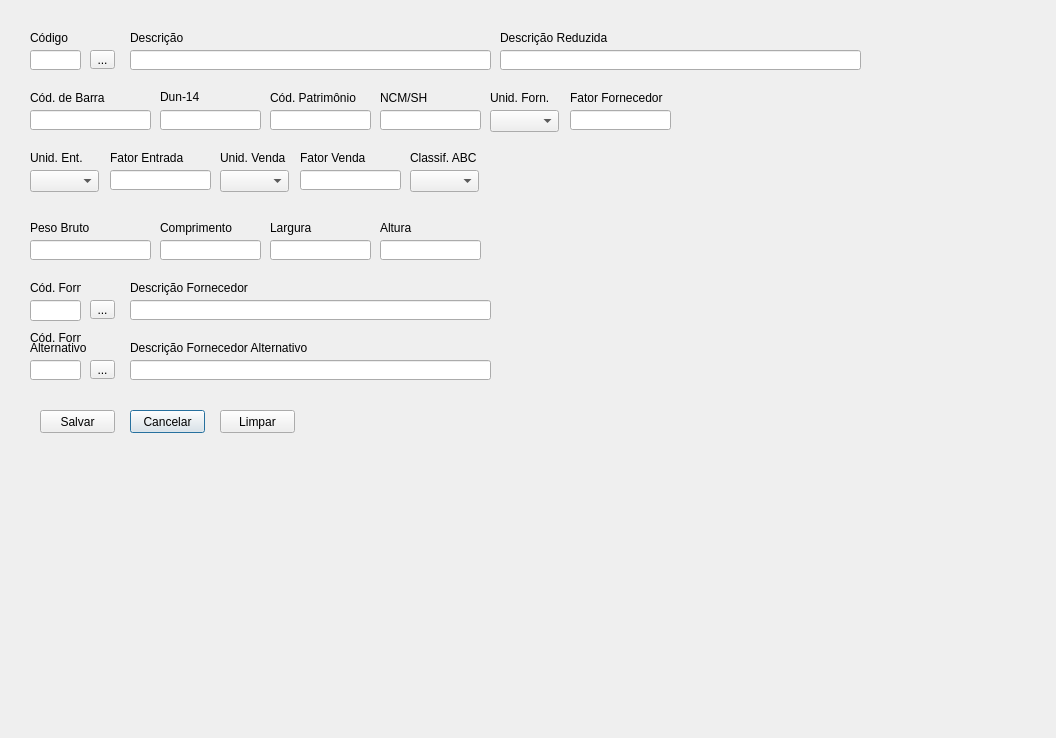
<?xml version="1.0" encoding="UTF-8"?>
<ui version="4.0">
 <class>Dialog</class>
 <widget class="QDialog" name="Dialog">
  <property name="geometry">
   <rect>
    <x>0</x>
    <y>0</y>
    <width>1056</width>
    <height>738</height>
   </rect>
  </property>
  <property name="windowTitle">
   <string>Dialog</string>
  </property>
  <widget class="QLabel" name="label_4">
   <property name="geometry">
    <rect>
     <x>30</x>
     <y>90</y>
     <width>81</width>
     <height>16</height>
    </rect>
   </property>
   <property name="text">
    <string>Cód. de Barra</string>
   </property>
  </widget>
  <widget class="QLineEdit" name="cmpAltura">
   <property name="geometry">
    <rect>
     <x>380</x>
     <y>240</y>
     <width>101</width>
     <height>20</height>
    </rect>
   </property>
  </widget>
  <widget class="QLabel" name="label_22">
   <property name="geometry">
    <rect>
     <x>30</x>
     <y>340</y>
     <width>61</width>
     <height>16</height>
    </rect>
   </property>
   <property name="text">
    <string>Alternativo</string>
   </property>
  </widget>
  <widget class="QLabel" name="label_6">
   <property name="geometry">
    <rect>
     <x>270</x>
     <y>90</y>
     <width>101</width>
     <height>16</height>
    </rect>
   </property>
   <property name="text">
    <string>Cód. Patrimônio</string>
   </property>
  </widget>
  <widget class="QToolButton" name="toolCodForn">
   <property name="geometry">
    <rect>
     <x>90</x>
     <y>300</y>
     <width>25</width>
     <height>19</height>
    </rect>
   </property>
   <property name="text">
    <string>...</string>
   </property>
  </widget>
  <widget class="QToolButton" name="toolCodProd">
   <property name="geometry">
    <rect>
     <x>90</x>
     <y>50</y>
     <width>25</width>
     <height>19</height>
    </rect>
   </property>
   <property name="text">
    <string>...</string>
   </property>
  </widget>
  <widget class="QLineEdit" name="cmpDescricaoFornecedor">
   <property name="geometry">
    <rect>
     <x>130</x>
     <y>300</y>
     <width>361</width>
     <height>20</height>
    </rect>
   </property>
  </widget>
  <widget class="QLabel" name="label_12">
   <property name="geometry">
    <rect>
     <x>300</x>
     <y>150</y>
     <width>91</width>
     <height>16</height>
    </rect>
   </property>
   <property name="text">
    <string>Fator Venda</string>
   </property>
  </widget>
  <widget class="QLineEdit" name="cmpDescricao">
   <property name="geometry">
    <rect>
     <x>130</x>
     <y>50</y>
     <width>361</width>
     <height>20</height>
    </rect>
   </property>
  </widget>
  <widget class="QComboBox" name="comboUnidForn">
   <property name="geometry">
    <rect>
     <x>490</x>
     <y>110</y>
     <width>69</width>
     <height>22</height>
    </rect>
   </property>
  </widget>
  <widget class="QLabel" name="label_7">
   <property name="geometry">
    <rect>
     <x>380</x>
     <y>90</y>
     <width>81</width>
     <height>16</height>
    </rect>
   </property>
   <property name="text">
    <string>NCM/SH</string>
   </property>
  </widget>
  <widget class="QLineEdit" name="cmpCodAlternativo">
   <property name="geometry">
    <rect>
     <x>30</x>
     <y>360</y>
     <width>51</width>
     <height>20</height>
    </rect>
   </property>
   <property name="text">
    <string/>
   </property>
  </widget>
  <widget class="QLineEdit" name="cmpDescricaoReduzida">
   <property name="geometry">
    <rect>
     <x>500</x>
     <y>50</y>
     <width>361</width>
     <height>20</height>
    </rect>
   </property>
   <property name="text">
    <string/>
   </property>
  </widget>
  <widget class="QComboBox" name="comboUnidEnt">
   <property name="geometry">
    <rect>
     <x>30</x>
     <y>170</y>
     <width>69</width>
     <height>22</height>
    </rect>
   </property>
  </widget>
  <widget class="QLabel" name="label_18">
   <property name="geometry">
    <rect>
     <x>130</x>
     <y>280</y>
     <width>131</width>
     <height>16</height>
    </rect>
   </property>
   <property name="text">
    <string>Descrição Fornecedor</string>
   </property>
  </widget>
  <widget class="QLabel" name="label_14">
   <property name="geometry">
    <rect>
     <x>30</x>
     <y>220</y>
     <width>71</width>
     <height>16</height>
    </rect>
   </property>
   <property name="text">
    <string>Peso Bruto</string>
   </property>
  </widget>
  <widget class="QLineEdit" name="cmpDun14">
   <property name="geometry">
    <rect>
     <x>160</x>
     <y>110</y>
     <width>101</width>
     <height>20</height>
    </rect>
   </property>
   <property name="text">
    <string/>
   </property>
  </widget>
  <widget class="QLabel" name="label_17">
   <property name="geometry">
    <rect>
     <x>160</x>
     <y>220</y>
     <width>81</width>
     <height>16</height>
    </rect>
   </property>
   <property name="text">
    <string>Comprimento</string>
   </property>
  </widget>
  <widget class="QLabel" name="label_10">
   <property name="geometry">
    <rect>
     <x>110</x>
     <y>150</y>
     <width>91</width>
     <height>16</height>
    </rect>
   </property>
   <property name="text">
    <string>Fator Entrada</string>
   </property>
  </widget>
  <widget class="QLineEdit" name="cmpLargura">
   <property name="geometry">
    <rect>
     <x>270</x>
     <y>240</y>
     <width>101</width>
     <height>20</height>
    </rect>
   </property>
  </widget>
  <widget class="QLineEdit" name="cmpFatorEntrada">
   <property name="geometry">
    <rect>
     <x>110</x>
     <y>170</y>
     <width>101</width>
     <height>20</height>
    </rect>
   </property>
  </widget>
  <widget class="QLabel" name="label_9">
   <property name="geometry">
    <rect>
     <x>570</x>
     <y>90</y>
     <width>111</width>
     <height>16</height>
    </rect>
   </property>
   <property name="text">
    <string>Fator Fornecedor</string>
   </property>
  </widget>
  <widget class="QLineEdit" name="cmpCodForn">
   <property name="geometry">
    <rect>
     <x>30</x>
     <y>300</y>
     <width>51</width>
     <height>21</height>
    </rect>
   </property>
  </widget>
  <widget class="QLabel" name="label_23">
   <property name="geometry">
    <rect>
     <x>410</x>
     <y>150</y>
     <width>71</width>
     <height>16</height>
    </rect>
   </property>
   <property name="text">
    <string>Classif. ABC</string>
   </property>
  </widget>
  <widget class="QLabel" name="label_15">
   <property name="geometry">
    <rect>
     <x>270</x>
     <y>220</y>
     <width>81</width>
     <height>16</height>
    </rect>
   </property>
   <property name="text">
    <string>Largura</string>
   </property>
  </widget>
  <widget class="QLabel" name="label_21">
   <property name="geometry">
    <rect>
     <x>130</x>
     <y>340</y>
     <width>201</width>
     <height>16</height>
    </rect>
   </property>
   <property name="text">
    <string>Descrição Fornecedor Alternativo</string>
   </property>
  </widget>
  <widget class="QLineEdit" name="cmpDescricaoFornecedorAlternativo">
   <property name="geometry">
    <rect>
     <x>130</x>
     <y>360</y>
     <width>361</width>
     <height>20</height>
    </rect>
   </property>
   <property name="text">
    <string/>
   </property>
  </widget>
  <widget class="QComboBox" name="comboUnidVenda">
   <property name="geometry">
    <rect>
     <x>220</x>
     <y>170</y>
     <width>69</width>
     <height>22</height>
    </rect>
   </property>
   <property name="editable">
    <bool>false</bool>
   </property>
  </widget>
  <widget class="QLabel" name="label">
   <property name="geometry">
    <rect>
     <x>30</x>
     <y>30</y>
     <width>41</width>
     <height>16</height>
    </rect>
   </property>
   <property name="text">
    <string>Código</string>
   </property>
  </widget>
  <widget class="QLineEdit" name="cmpCodBarras">
   <property name="geometry">
    <rect>
     <x>30</x>
     <y>110</y>
     <width>121</width>
     <height>20</height>
    </rect>
   </property>
   <property name="text">
    <string/>
   </property>
  </widget>
  <widget class="QLineEdit" name="cmpNcmSh">
   <property name="geometry">
    <rect>
     <x>380</x>
     <y>110</y>
     <width>101</width>
     <height>20</height>
    </rect>
   </property>
   <property name="text">
    <string/>
   </property>
  </widget>
  <widget class="QComboBox" name="comboClassifAbc">
   <property name="geometry">
    <rect>
     <x>410</x>
     <y>170</y>
     <width>69</width>
     <height>22</height>
    </rect>
   </property>
   <property name="editable">
    <bool>false</bool>
   </property>
  </widget>
  <widget class="QLabel" name="label_8">
   <property name="geometry">
    <rect>
     <x>490</x>
     <y>90</y>
     <width>81</width>
     <height>16</height>
    </rect>
   </property>
   <property name="text">
    <string>Unid. Forn.</string>
   </property>
  </widget>
  <widget class="QLineEdit" name="cmpFatorFornecedor">
   <property name="geometry">
    <rect>
     <x>570</x>
     <y>110</y>
     <width>101</width>
     <height>20</height>
    </rect>
   </property>
  </widget>
  <widget class="QLabel" name="label_5">
   <property name="geometry">
    <rect>
     <x>160</x>
     <y>90</y>
     <width>47</width>
     <height>13</height>
    </rect>
   </property>
   <property name="text">
    <string>Dun-14</string>
   </property>
  </widget>
  <widget class="QLabel" name="label_16">
   <property name="geometry">
    <rect>
     <x>380</x>
     <y>220</y>
     <width>81</width>
     <height>16</height>
    </rect>
   </property>
   <property name="text">
    <string>Altura</string>
   </property>
  </widget>
  <widget class="QLineEdit" name="cmpComprimento">
   <property name="geometry">
    <rect>
     <x>160</x>
     <y>240</y>
     <width>101</width>
     <height>20</height>
    </rect>
   </property>
  </widget>
  <widget class="QLabel" name="label_19">
   <property name="geometry">
    <rect>
     <x>30</x>
     <y>280</y>
     <width>51</width>
     <height>16</height>
    </rect>
   </property>
   <property name="text">
    <string>Cód. Forn</string>
   </property>
  </widget>
  <widget class="QLineEdit" name="cmpCodPatrimonio">
   <property name="geometry">
    <rect>
     <x>270</x>
     <y>110</y>
     <width>101</width>
     <height>20</height>
    </rect>
   </property>
   <property name="text">
    <string/>
   </property>
  </widget>
  <widget class="QPushButton" name="pushBtnLimpar">
   <property name="geometry">
    <rect>
     <x>220</x>
     <y>410</y>
     <width>75</width>
     <height>23</height>
    </rect>
   </property>
   <property name="styleSheet">
    <string notr="true">QPushButton::menu-indicator {
    image: url(download.png);
    subcontrol-position: right center;
    subcontrol-origin: padding;
    left: -2px;
}</string>
   </property>
   <property name="text">
    <string>Limpar</string>
   </property>
   <property name="checkable">
    <bool>false</bool>
   </property>
   <property name="autoRepeat">
    <bool>false</bool>
   </property>
   <property name="autoExclusive">
    <bool>false</bool>
   </property>
   <property name="autoDefault">
    <bool>false</bool>
   </property>
   <property name="default">
    <bool>false</bool>
   </property>
   <property name="flat">
    <bool>false</bool>
   </property>
  </widget>
  <widget class="QLineEdit" name="cmpFatorVenda">
   <property name="geometry">
    <rect>
     <x>300</x>
     <y>170</y>
     <width>101</width>
     <height>20</height>
    </rect>
   </property>
  </widget>
  <widget class="QLabel" name="label_13">
   <property name="geometry">
    <rect>
     <x>220</x>
     <y>150</y>
     <width>81</width>
     <height>16</height>
    </rect>
   </property>
   <property name="text">
    <string>Unid. Venda</string>
   </property>
  </widget>
  <widget class="QToolButton" name="toolCodFornAlternativo">
   <property name="geometry">
    <rect>
     <x>90</x>
     <y>360</y>
     <width>25</width>
     <height>19</height>
    </rect>
   </property>
   <property name="text">
    <string>...</string>
   </property>
  </widget>
  <widget class="QLabel" name="label_11">
   <property name="geometry">
    <rect>
     <x>30</x>
     <y>150</y>
     <width>81</width>
     <height>16</height>
    </rect>
   </property>
   <property name="text">
    <string>Unid. Ent.</string>
   </property>
  </widget>
  <widget class="QLabel" name="label_3">
   <property name="geometry">
    <rect>
     <x>500</x>
     <y>30</y>
     <width>121</width>
     <height>16</height>
    </rect>
   </property>
   <property name="text">
    <string>Descrição Reduzida</string>
   </property>
  </widget>
  <widget class="QLabel" name="label_2">
   <property name="geometry">
    <rect>
     <x>130</x>
     <y>30</y>
     <width>61</width>
     <height>16</height>
    </rect>
   </property>
   <property name="text">
    <string>Descrição</string>
   </property>
  </widget>
  <widget class="QLineEdit" name="cmpCodigo">
   <property name="geometry">
    <rect>
     <x>30</x>
     <y>50</y>
     <width>51</width>
     <height>20</height>
    </rect>
   </property>
  </widget>
  <widget class="QPushButton" name="pushBtnCancelar">
   <property name="geometry">
    <rect>
     <x>130</x>
     <y>410</y>
     <width>75</width>
     <height>23</height>
    </rect>
   </property>
   <property name="text">
    <string>Cancelar</string>
   </property>
  </widget>
  <widget class="QLineEdit" name="cmpPesoBruto">
   <property name="geometry">
    <rect>
     <x>30</x>
     <y>240</y>
     <width>121</width>
     <height>20</height>
    </rect>
   </property>
  </widget>
  <widget class="QLabel" name="label_20">
   <property name="geometry">
    <rect>
     <x>30</x>
     <y>330</y>
     <width>51</width>
     <height>16</height>
    </rect>
   </property>
   <property name="text">
    <string>Cód. Forn</string>
   </property>
  </widget>
  <widget class="QPushButton" name="pushBtnSalvar">
   <property name="geometry">
    <rect>
     <x>40</x>
     <y>410</y>
     <width>75</width>
     <height>23</height>
    </rect>
   </property>
   <property name="text">
    <string>Salvar</string>
   </property>
  </widget>
 </widget>
 <resources/>
 <connections/>
</ui>
